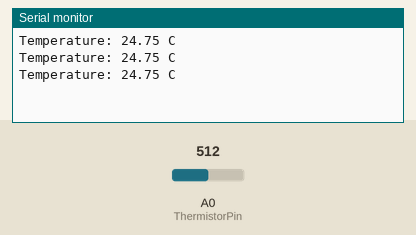
This sketch was run on a simulated Arduino Uno, built with avr-gcc and run on an emulated ATmega328P. Parts: the last lines printed to the serial monitor. The inputs (shaded band) are chosen by the test bench; at power-on: A0 (ThermistorPin) = 512.

Above: at 1.3 s.
1.4 s: A0 (ThermistorPin) set to 716
At 1.9 s:
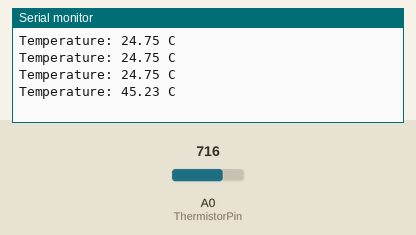
2.9 s: A0 (ThermistorPin) set to 900
At 3.4 s:
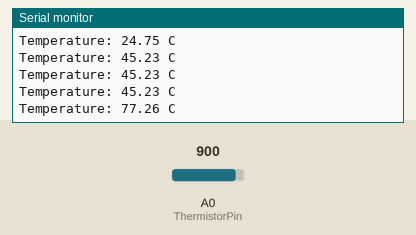
Timing chart, 0 to 5.9 s (numbered marks = the images above; inputs shaded):
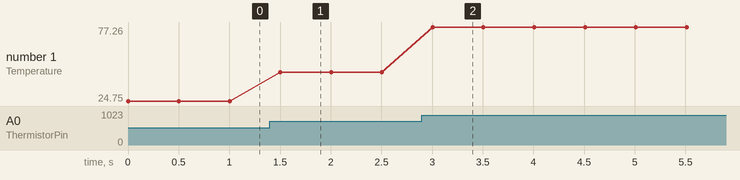

Measured:
- after the input at 1.4 s, the serial monitor: prints a new line after 0.10 s (image 1)
- after the input at 2.9 s, the serial monitor: prints a new line after 0.11 s (image 2)
- plotted number 1: 24.75 → 45.23 after the input at 1.4 s, 45.23 → 77.26 after the input at 2.9 s

The sketch:

temp.ino
```cpp
int ThermistorPin = A0;
int Vo;
float R1 = 10000; // value of R1 on board
float logR2, R2, T;
float c1 = 0.001125308852122, c2 = 0.000234711863267, c3 = 8.987465564E-08; // typical values for an NTC thermistor

void setup() {
  Serial.begin(9600);
}

void loop() {
  Vo = analogRead(ThermistorPin);
  R2 = R1 * (1023.0 / (float)Vo - 1.0); // calculate resistance on thermistor
  logR2 = log(R2);
  T = 1.0 / (c1 + c2 * logR2 + c3 * logR2 * logR2 * logR2); // temperature in Kelvin
  T = T - 273.15; // convert Kelvin to Celsius
  Serial.print("Temperature: ");
  Serial.print(T);
  Serial.println(" C");
  delay(500);
}
```
